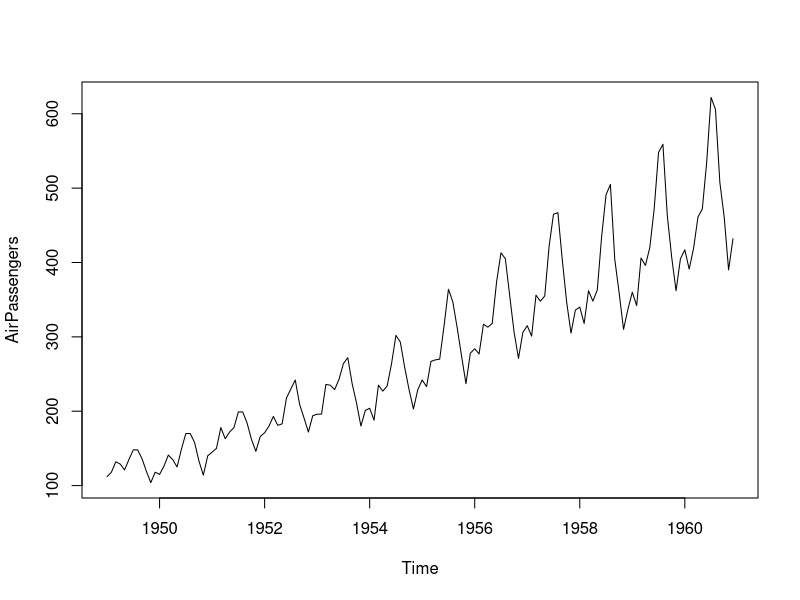
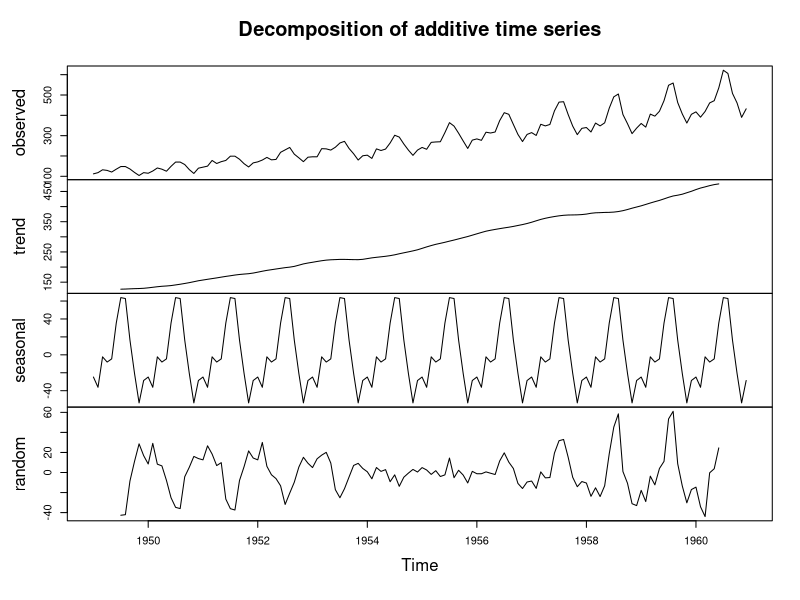
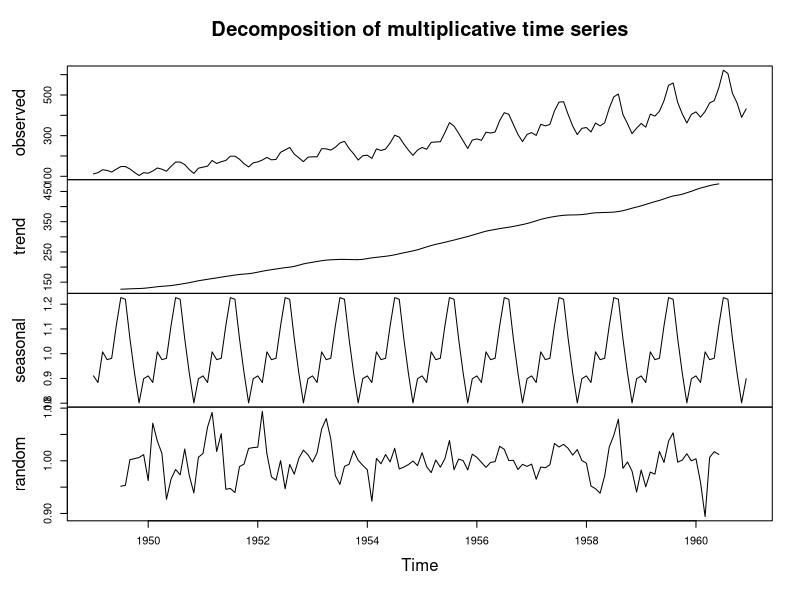
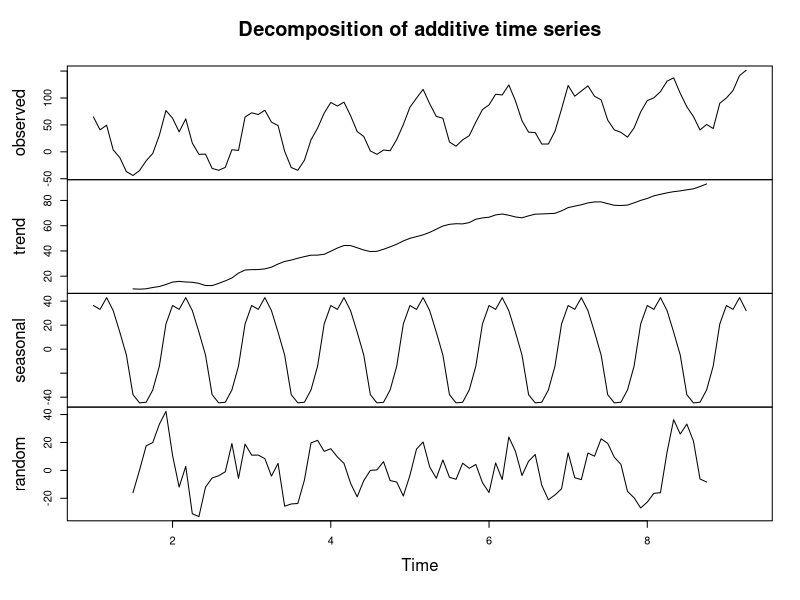
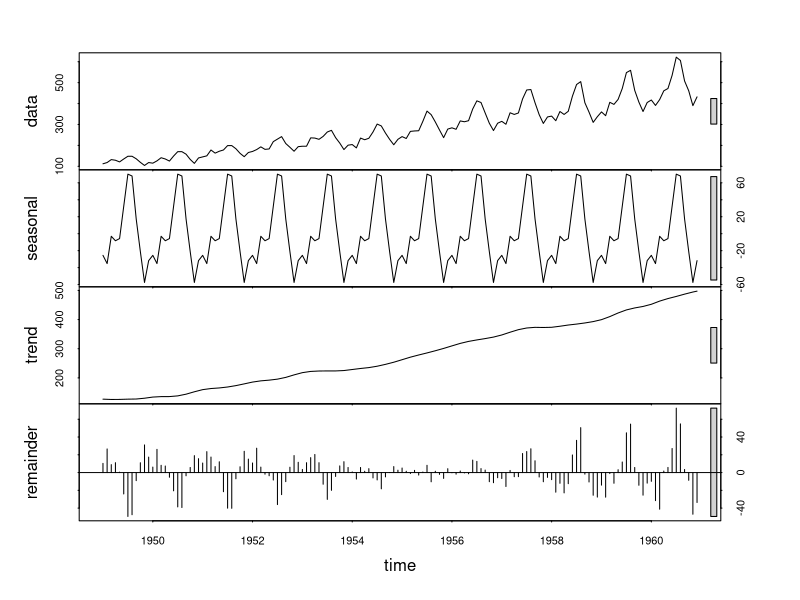

The R source for these figures, in order:
## ---- chunk 1
knitr::opts_chunk$set(echo = FALSE, warning = FALSE, message = FALSE)
## ---- chunk 2
data("AirPassengers")
plot(AirPassengers)
## ---- chunk 3
ourDecomposition <- decompose(AirPassengers, type="additive")
plot(ourDecomposition)
## ---- chunk 4
ourDecomposition <- decompose(AirPassengers, type="multiplicative")
plot(ourDecomposition)
## ---- chunk 5
y <- ts(c(1:100) + 
          50*cos(seq(0,16*pi,length.out=100)) + 
          rnorm(100,0,10),frequency=12)
## ---- chunk 6
y <- ts(c(1:100) + 50*cos(seq(0,16*pi,length.out=100)) + rnorm(100,0,10),frequency=12)
ourDecomposition <- decompose(y, type="additive")
plot(ourDecomposition)
## ---- chunk 7
data("AirPassengers")
ourDecomposition <- stl(AirPassengers, s.window = "periodic")
plot(ourDecomposition)
